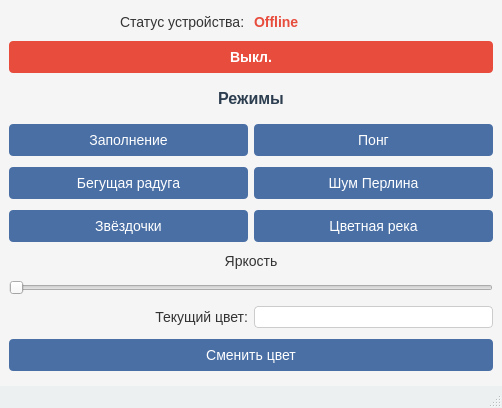
<?xml version="1.0" encoding="UTF-8"?>
<ui version="4.0">
 <class>MainWindow</class>
 <widget class="QMainWindow" name="MainWindow">
  <property name="geometry">
   <rect>
    <x>0</x>
    <y>0</y>
    <width>502</width>
    <height>408</height>
   </rect>
  </property>
  <property name="windowTitle">
   <string>Управление светодиодной лентой</string>
  </property>
  <property name="windowIcon">
   <iconset resource="resoursec.qrc">
    <normaloff>:/development.png</normaloff>:/development.png</iconset>
  </property>
  <property name="styleSheet">
   <string notr="true">QMainWindow {
    background-color: #f5f5f5;
    font-family: 'Segoe UI', Arial, sans-serif;
}

/* Стиль для всех QPushButton */
QPushButton {
    background-color: #4a6fa5;
    color: white;
    border: none;
    border-radius: 4px;
    padding: 8px 0px;
    min-width: 80px;
    font-size: 14px;
}

QPushButton:hover {
    background-color: #3a5a8a;
}

QPushButton:pressed {
    background-color: #2a4a7a;
}

/* Специальный стиль для кнопки включения/выключения */
#pb_on {
    background-color: #e74c3c;
    font-weight: bold;
}

#pb_on:hover {
    background-color: #c0392b;
}

#pb_on:pressed {
    background-color: #a3291b;
}

/* Стиль для меток */
QLabel {
    font-size: 14px;
    color: #333;
}

#label_2 {
    font-size: 16px;
    font-weight: bold;
    color: #2c3e50;
    padding: 5px 0;
}

#l_isConnected {
    color: #e74c3c;
    font-weight: bold;
}

/* Стиль для SpinBox */
QSpinBox {
    padding: 5px;
    border: 1px solid #ccc;
    border-radius: 4px;
    background-color: white;
}

/* Стиль для отображения текущего цвета */
#l_color {
    border: 1px solid #ccc;
    border-radius: 4px;
    background-color: white;
    min-width: 50px;
    min-height: 20px;
}

/* Стиль для меню и статусбара */
QMenuBar {
    background-color: #34495e;
    color: white;
}

QMenuBar::item {
    padding: 5px 10px;
    background-color: transparent;
}

QMenuBar::item:selected {
    background-color: #2c3e50;
}

QStatusBar {
    background-color: #ecf0f1;
    color: #7f8c8d;
}</string>
  </property>
  <widget class="QWidget" name="centralwidget">
   <layout class="QGridLayout" name="gridLayout">
    <item row="2" column="0" colspan="2">
     <widget class="QLabel" name="label_2">
      <property name="sizePolicy">
       <sizepolicy hsizetype="Preferred" vsizetype="Fixed">
        <horstretch>0</horstretch>
        <verstretch>0</verstretch>
       </sizepolicy>
      </property>
      <property name="text">
       <string>Режимы</string>
      </property>
      <property name="alignment">
       <set>Qt::AlignCenter</set>
      </property>
     </widget>
    </item>
    <item row="10" column="0" colspan="2">
     <widget class="QPushButton" name="pb_color">
      <property name="text">
       <string>Сменить цвет</string>
      </property>
     </widget>
    </item>
    <item row="7" column="0" colspan="2">
     <widget class="QSlider" name="hs_brightness">
      <property name="orientation">
       <enum>Qt::Horizontal</enum>
      </property>
     </widget>
    </item>
    <item row="0" column="0">
     <widget class="QLabel" name="label_5">
      <property name="sizePolicy">
       <sizepolicy hsizetype="Preferred" vsizetype="Fixed">
        <horstretch>0</horstretch>
        <verstretch>0</verstretch>
       </sizepolicy>
      </property>
      <property name="text">
       <string>Статус устройства: </string>
      </property>
      <property name="alignment">
       <set>Qt::AlignRight|Qt::AlignTrailing|Qt::AlignVCenter</set>
      </property>
     </widget>
    </item>
    <item row="9" column="1">
     <widget class="QLabel" name="l_color">
      <property name="text">
       <string/>
      </property>
     </widget>
    </item>
    <item row="9" column="0">
     <widget class="QLabel" name="label_3">
      <property name="sizePolicy">
       <sizepolicy hsizetype="Preferred" vsizetype="Fixed">
        <horstretch>0</horstretch>
        <verstretch>0</verstretch>
       </sizepolicy>
      </property>
      <property name="text">
       <string>Текущий цвет:</string>
      </property>
      <property name="alignment">
       <set>Qt::AlignRight|Qt::AlignTrailing|Qt::AlignVCenter</set>
      </property>
     </widget>
    </item>
    <item row="1" column="0" colspan="2">
     <widget class="QPushButton" name="pb_on">
      <property name="text">
       <string>Выкл.</string>
      </property>
     </widget>
    </item>
    <item row="4" column="1">
     <widget class="QPushButton" name="pb_noise">
      <property name="sizePolicy">
       <sizepolicy hsizetype="Expanding" vsizetype="Fixed">
        <horstretch>0</horstretch>
        <verstretch>0</verstretch>
       </sizepolicy>
      </property>
      <property name="text">
       <string>Шум Перлина</string>
      </property>
     </widget>
    </item>
    <item row="6" column="0" colspan="2">
     <widget class="QLabel" name="label">
      <property name="sizePolicy">
       <sizepolicy hsizetype="Preferred" vsizetype="Fixed">
        <horstretch>0</horstretch>
        <verstretch>0</verstretch>
       </sizepolicy>
      </property>
      <property name="text">
       <string>Яркость</string>
      </property>
      <property name="alignment">
       <set>Qt::AlignCenter</set>
      </property>
     </widget>
    </item>
    <item row="3" column="0">
     <widget class="QPushButton" name="pb_fill">
      <property name="sizePolicy">
       <sizepolicy hsizetype="Expanding" vsizetype="Fixed">
        <horstretch>0</horstretch>
        <verstretch>0</verstretch>
       </sizepolicy>
      </property>
      <property name="text">
       <string>Заполнение</string>
      </property>
     </widget>
    </item>
    <item row="5" column="1">
     <widget class="QPushButton" name="pb_river">
      <property name="sizePolicy">
       <sizepolicy hsizetype="Expanding" vsizetype="Fixed">
        <horstretch>0</horstretch>
        <verstretch>0</verstretch>
       </sizepolicy>
      </property>
      <property name="text">
       <string>Цветная река</string>
      </property>
     </widget>
    </item>
    <item row="3" column="1">
     <widget class="QPushButton" name="pb_pong">
      <property name="sizePolicy">
       <sizepolicy hsizetype="Expanding" vsizetype="Fixed">
        <horstretch>0</horstretch>
        <verstretch>0</verstretch>
       </sizepolicy>
      </property>
      <property name="text">
       <string>Понг</string>
      </property>
     </widget>
    </item>
    <item row="5" column="0">
     <widget class="QPushButton" name="pb_stars">
      <property name="sizePolicy">
       <sizepolicy hsizetype="Expanding" vsizetype="Fixed">
        <horstretch>0</horstretch>
        <verstretch>0</verstretch>
       </sizepolicy>
      </property>
      <property name="text">
       <string>Звёздочки</string>
      </property>
     </widget>
    </item>
    <item row="4" column="0">
     <widget class="QPushButton" name="pb_rainbow">
      <property name="sizePolicy">
       <sizepolicy hsizetype="Expanding" vsizetype="Fixed">
        <horstretch>0</horstretch>
        <verstretch>0</verstretch>
       </sizepolicy>
      </property>
      <property name="text">
       <string>Бегущая радуга</string>
      </property>
     </widget>
    </item>
    <item row="0" column="1">
     <widget class="QLabel" name="l_isConnected">
      <property name="sizePolicy">
       <sizepolicy hsizetype="Preferred" vsizetype="Fixed">
        <horstretch>0</horstretch>
        <verstretch>0</verstretch>
       </sizepolicy>
      </property>
      <property name="text">
       <string>Offline</string>
      </property>
     </widget>
    </item>
   </layout>
  </widget>
  <widget class="QMenuBar" name="menubar">
   <property name="geometry">
    <rect>
     <x>0</x>
     <y>0</y>
     <width>502</width>
     <height>25</height>
    </rect>
   </property>
  </widget>
  <widget class="QStatusBar" name="statusbar"/>
 </widget>
 <resources>
  <include location="resoursec.qrc"/>
 </resources>
 <connections/>
</ui>
